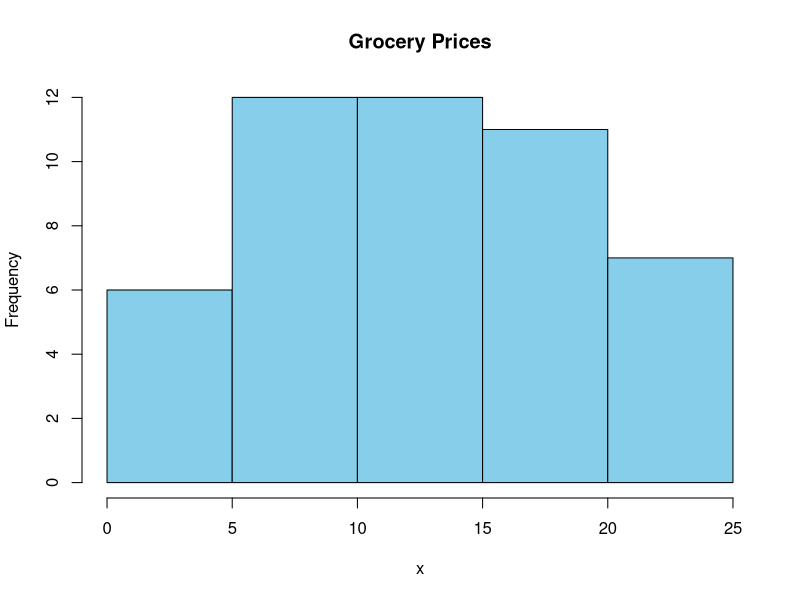

The R source for this figure:

x <- c(2,3,3,4,4,4,6,6,6,6,7,7,8,9,9,10,10,10,11,11,12,12,12,12,13,14,14,15,15,15,16,16,17,18,18,18,18,19,20,20,20,21,22,22,23,24,25,25)

b <- split(x, rep(1:4, each=12))
print(b)

print(sapply(b, mean))

print(lapply(b, function(v) {
  sapply(v, function(a)
    if(abs(a-min(v)) <= abs(a-max(v)))
      min(v) else max(v))
}))

hist(x, main="Grocery Prices", col="skyblue")
